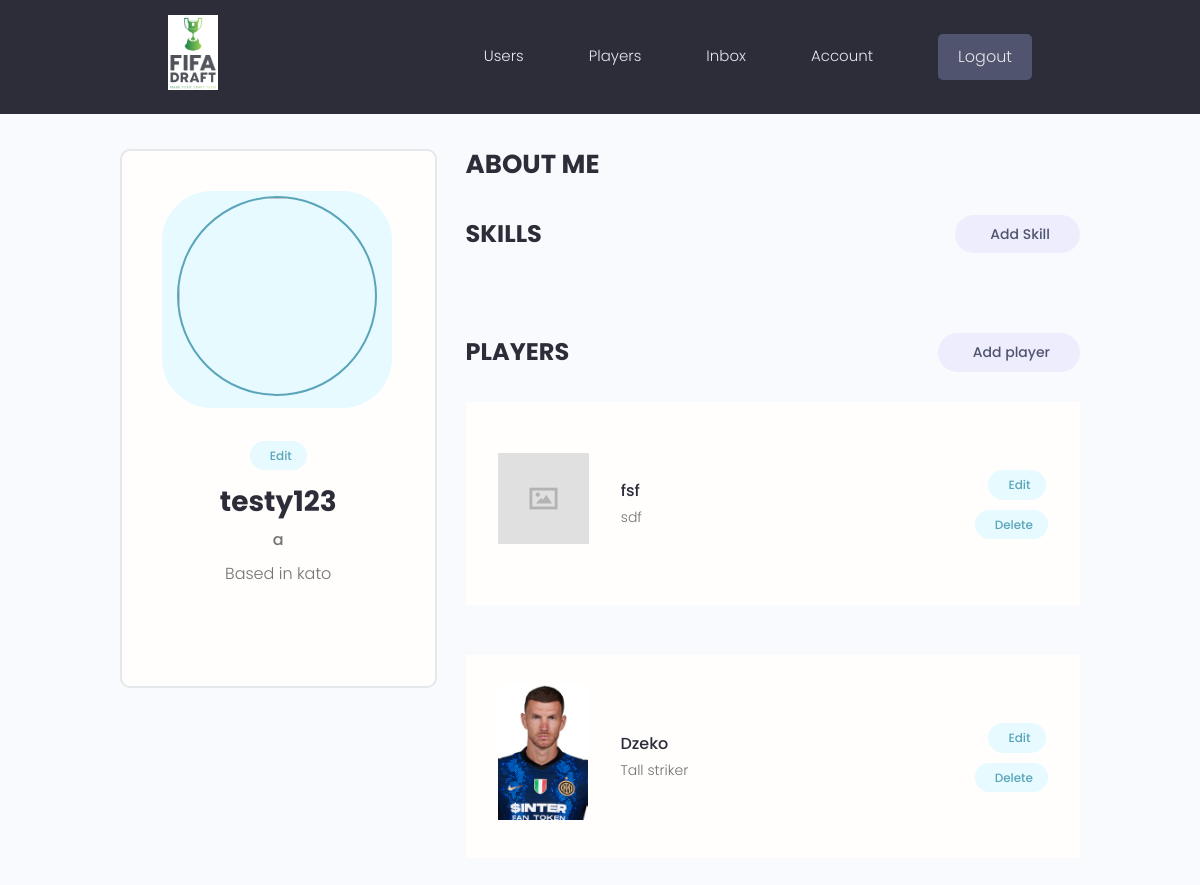
Page /account/ (signed in) on the committed database.
### users/models.py (models this page shows, shortened)
class Profile(models.Model):
    user = models.OneToOneField(User, on_delete=models.CASCADE, null=True, blank=True)
    name = models.CharField(max_length=100, blank=True, null=True)
    username = models.CharField(max_length=100, blank=True, null=True)
    location = models.CharField(max_length=100, blank=True, null=True)
    email = models.EmailField(max_length=100, blank=True, null=True)
    short_intro = models.CharField(max_length=250, blank=True, null=True)
    bio = models.TextField(blank=True, null=True)
    profile_image = models.ImageField(
        null=True,
        blank=True,
        upload_to="profile_images/",
        default="profile_images/user-default.png",
    )
    social_github = models.CharField(max_length=200, blank=True, null=True)
    social_twitter = models.CharField(max_length=200, blank=True, null=True)
    social_linkedin = models.CharField(max_length=200, blank=True, null=True)
    social_youtube = models.CharField(max_length=200, blank=True, null=True)
    social_website = models.CharField(max_length=200, blank=True, null=True)
    created = models.DateTimeField(auto_now_add=True)
    id = models.UUIDField(
        default=uuid.uuid4, unique=True, primary_key=True, editable=False
    )
    @property
    def image_url(self):
        try:
            url = self.profile_image.url
        except:
            url = "https://grzesczes-bucket.s3.amazonaws.com/profile_images/user-default.png"
        return url

### first_project/models.py (models this page shows, shortened)
class Player(models.Model):
    owner = models.ForeignKey(Profile, null=True, blank=True, on_delete=models.CASCADE)
    title = models.CharField(max_length=200)
    description = models.TextField(null=True, blank=True)
    featured_image = models.ImageField(null=True, blank=True, default="default.jpg")
    demo_link = models.CharField(max_length=2000, null=True, blank=True)
    source_link = models.CharField(max_length=2000, null=True, blank=True)
    tags = models.ManyToManyField("Tag", blank=True)
    vote_total = models.IntegerField(default=0, null=True, blank=True)
    vote_ratio = models.IntegerField(default=0, null=True, blank=True)
    created = models.DateTimeField(auto_now_add=True)
    id = models.UUIDField(
        default=uuid.uuid4, unique=True, primary_key=True, editable=False
    )
    class Meta:
        ordering = ["-created"]
    @property
    def image_url(self):
        try:
            url = self.featured_image.url
        except:
            url = "https://grzesczes-bucket.s3.amazonaws.com/default.jpg"
        return url

### users/views.py (the view)
# urls.py: path("account/", views.user_account, name="account"),
@login_required(login_url="login")
def user_account(request):
    profile = request.user.profile
    skills = profile.skill_set.all()
    players = profile.player_set.all()
    context = {"profile": profile, "skills": skills, "players": players}
    return render(request, "users/account.html", context)

### users/templates/users/account.html (shortened to what this page needs)
{% extends 'main.html' %}
{% block content %}
  <main class="settingsPage profile my-md">
    <div class="container">
      <div class="layout">
        <div class="column column--1of3">
          <div class="card text-center">
            <div class="card__body dev">
              <a class="tag tag--pill tag--main settings__btn" href="{% url 'edit-account'%}">
              <img class="avatar avatar--xl" src="{{profile.image_url}}" /><p> Edit </a>
              <h2 class="dev__name">{{ profile.user }}</h2>
              <p class="dev__title">{{ profile.short_intro }}</p>
              <p class="dev__location">Based in {{ profile.location }}</p>
            </div>
          </div>
        </div>
        <div class="column column--2of3">
          <div class="devInfo">
            <h3 class="devInfo__title">About Me</h3>
          </div>
          <div class="settings">
            <h3 class="settings__title">Skills</h3>
          <a class="tag tag--pill tag--sub settings__btn tag--lg" href="{% url 'create-skill' %}"> Add Skill</a>
        </div>
          <div class="settings">
            <h3 class="settings__title">Players</h3>
            <a class="tag tag--pill tag--sub settings__btn tag--lg" href="{% url 'create-player' %}"> Add player</a>
          </div>
          {% for player in players %}
          <table class="settings__table">
            <tr>
              <td class="settings__thumbnail">
                <a href="{% url 'player' player.id%}"><img src="{{player.image_url}}" alt="Project Thumbnail" /></a>
              </td>
              <td class="settings__tableInfo">
                <a href="{% url 'player' player.id%}">{{player.title}}</a>
                <p>{{player.description|slice:"150"}}
                </p>
              </td>
              <td class="settings__tableActions">
                <a class="tag tag--pill tag--main settings__btn" href="{% url 'update-player' player.id %}"> Edit</a>
                <a class="tag tag--pill tag--main settings__btn" href="{% url 'delete-player' player.id %}?next=/account">
                  Delete</a>
              </td>
            </tr>
            {% endfor %}
          </table>
        </div>
      </div>
    </div>
  </main>
{% endblock content %}

### static/styles/app.css (style rules this page uses)
:root { --color-sub: #2d2d39; }
.card { border: 2px solid var(--color-light); }
img { width: 100%; }
.profile .card > .dev { padding: 4rem; }
.dev__name { color: var(--color-sub); font-size: 2.8rem; font-weight: 700; margin-top: 1rem; margin-bottom: 0.5rem; }
.dev__title { font-size: 1.6rem; font-weight: 500; line-height: 1.3; }
.dev__location { margin-top: 1rem; }
.devInfo { margin-bottom: 3rem; }
.devInfo__title, .devInfo__subtitle { font-size: 2.6rem; color: var(--color-sub); text-transform: uppercase; font-weight: 700; margin-bottom: 1.5rem; }
.settingsPage .dev > .settings__btn { display: inline-block; margin-bottom: 3rem; }
.settings { display: flex; justify-content: space-between; align-items: center; }
.settings__title { font-size: 2.4rem; text-transform: uppercase; font-weight: 700; color: var(--color-sub); }
.settings__table { margin-top: 3rem; margin-bottom: 5rem; padding: 0 3rem; background: var(--color-white); }
.settings__table tr { width: 100%; }
.settings__table tr > td { padding: 2rem 0; }
.settings__thumbnail { width: 23%; min-width: 10rem; }
.settings__thumbnail img { padding-right: 3rem; height: 15rem; object-fit: contain; }
.settings__tableInfo { width: 100%; }
.settings__tableInfo h4, .settings__tableInfo a { padding-right: 1rem; width: auto; font-size: 1.6rem; font-weight: 500; color: var(--color-sub); }
.settings__tableInfo p { font-size: 1.4rem; }
.settings__tableActions { text-align: right; }

### static/uikit/styles/modules/_variables.css (style rules this page uses)
:root { --color-main: #5aa5b9; --color-main-light: #e6faff; --color-sub: #3f4156; --color-sub-light: #51546e; --color-sub-lighter: #ededfd; --color-text: #737373; --color-gray: #8b8b8b; --color-light: #e5e7eb; --color-light-gray: #767676; --color-bg: #f8fafd; --color-white: #fffefd; --color-white-light: #f3f3f3; --color-success: #359e64; --color-success-bg: #def8e8; --color-error: #fc4b0b; --color-error-bg: #fff2ee; --font-base: 'Poppins', arial, helvetica, 'Segoe UI', roboto, ubuntu, sans-serif; --font-monospace: 'Fira Code', 'Courier New', courier, monospace; --font-regular: 300; --font-medium: 500; --font-bold: 700; --generic-shadow: 1px 1px 5px #00000010; --generic-transition: all 0.3s ease-in-out; }

### static/uikit/styles/modules/_base.css (style rules this page uses)
* { margin: 0; padding: 0; box-sizing: border-box; text-rendering: optimizeLegibility; color: inherit; font-size: inherit; }
html { font-size: 50%; }
@media only screen and (min-width: 480px) { html { font-size: 56.25%; } }
@media only screen and (min-width: 1200px) { html { font-size: 62.5%; } }
body { line-height: 1.6; font-weight: 400; font-size: 1.5rem; color: var(--color-text); background-color: var(--color-bg); min-height: 100vh; }

### static/uikit/styles/modules/_typography.css (style rules this page uses)
* { font-family: var(--font-base); }
h2 { font-size: 3.6rem; font-weight: var(--font-bold); }
h3 { font-size: 3.2rem; font-weight: var(--font-medium); }
p, span, strong { font-size: 1.6rem; color: var(--color-text); font-weight: var(--font-regular); }
a { padding-bottom: 2px; text-decoration: none; display: inline-block; color: var(--color-main); font-weight: var(--font-medium); }

### static/uikit/styles/modules/_utilities.css (style rules this page uses)
.container { width: 92%; max-width: 165rem; margin: 0 auto; box-sizing: border-box; }
@media screen and (min-width: 1000px) { .container { width: 90%; } }
@media screen and (min-width: 1200px) { .container { width: 80%; } }
.text-center { text-align: center; }
.my-md { margin: 3rem auto; }

### static/uikit/styles/modules/_avatar.css (style rules this page uses)
.avatar { border-radius: 50%; border: 2px solid var(--color-main); object-fit: cover; }
.avatar--xl { height: 20rem; width: 20rem; }

### static/uikit/styles/modules/_card.css (style rules this page uses)
.card { border-radius: 1rem; background-color: var(--color-white); border: 1.5px solid var(--color-light); width: auto; height: auto; margin-top: 0.5rem; margin-bottom: 0.5rem; overflow: hidden; }
.card__body, .card__header { padding: 2rem 2.5rem; }

### static/uikit/styles/modules/_tag.css (style rules this page uses)
.tag { display: inline-flex; align-items: center; background-color: var(--color-sub); height: -webkit-fit-content; height: -moz-fit-content; height: fit-content; width: -webkit-fit-content; width: -moz-fit-content; width: fit-content; border-radius: 0.5rem; padding: 0.5rem 1.5rem; font-size: 1.2rem; cursor: pointer; }
.tag:not(:last-child) { margin-right: 0.25rem; margin-bottom: 0.75rem; }
.tag--pill { border-radius: 5rem; }
.tag--main, .tag--main > small { background: var(--color-main-light); color: var(--color-main); font-weight: 500; }
.tag--sub, .tag--sub > small { background: var(--color-sub-lighter); color: var(--color-sub-light); font-weight: 500; }
.tag--lg { padding: 0.8rem 3rem; font-size: 1.4rem; }

### rows in the picture
Profile: user "testy123", short_intro "a", location "kato"
Player: image_url (placeholder picture), title "fsf", description "sdf"
Player: image_url (picture), title "Dzeko", description "Tall striker"
